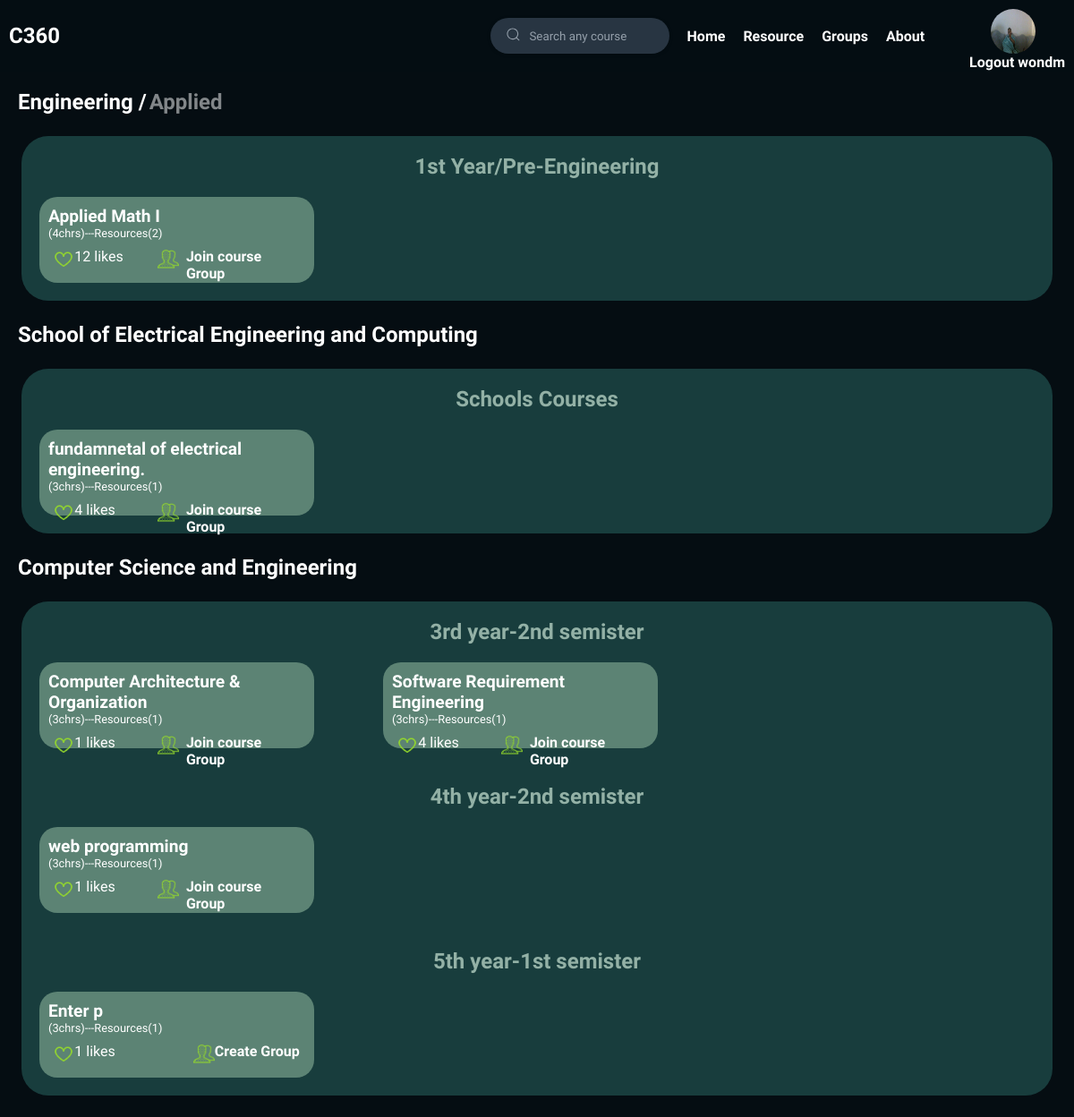
Page /resource (signed in) on the earlier database version.
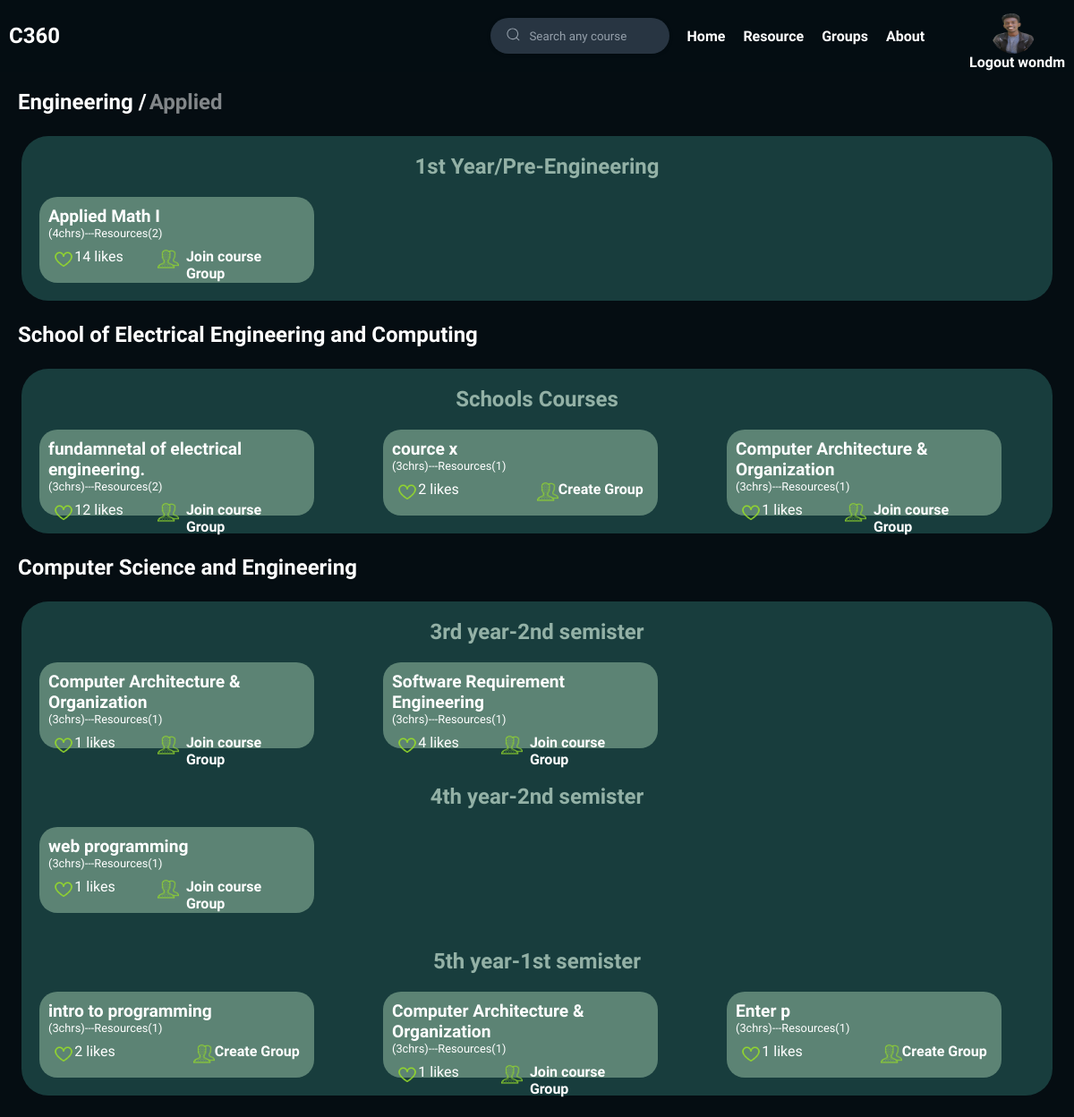
Same page on the later database version.
### main/models.py (models this page shows)
class myusers(AbstractUser):
    profile_pic = models.ImageField(upload_to="profilepic", height_field=None, width_field=None, max_length=None, default='profilepic/avatar.png')
    date_created = models.DateTimeField(auto_now_add=True , null=True)
    department = models.ForeignKey(department, on_delete=models.CASCADE, null=True)
    def __str__(self):
        return self.username

### resource/models.py (models this page shows, shortened)
class course(models.Model):
    name = models.CharField("Name", max_length=200)
    description =models.TextField()
    resource= models.ManyToManyField(resource)
    crh = models.IntegerField()
    rating = models.IntegerField()
    couree_type1 = "Mandatory"
    course_type2 = 'Elective'
    course_type3 = 'Free-Elective'
    course_typechoice = [
        (couree_type1, "Mandatory"),
        (course_type2, 'Elective'),
        (course_type3, 'Free-Elective')
    ]
    course_type = models.CharField(max_length=200, choices=course_typechoice,default=couree_type1)
    @property
    def resource_count(self):
        return self.resource.count()

### curriculum/models.py (models this page shows, shortened)
class semister(models.Model):
    year1 = '1st year'
    year2 = '2nd year'
    year3 = '3rd year'
    year4 = '4th year'
    year5 = '5th year'
    yearOptions= [
        (year1 , '1st year'),
        (year2 , '2nd year'),
        (year3 , '3rd year'),
        (year4 , '4th year'),
        (year5 , '5th year'),
    ]
    year = models.CharField(
        max_length=50,
        choices=yearOptions,
        default=year1)
    sem1 = "1st semister"
    sem2 = '2nd semister'
    semisterChoice = [
        (sem1 , "1st semister"),
        (sem2 , '2nd semister'),
    ]
    semister_number = models.CharField(
        max_length=50,
        choices=semisterChoice,
        default = sem1)
    courses = models.ManyToManyField(course)
    department = models.ForeignKey('Department', on_delete=models.CASCADE, null=True)

class department(models.Model):
    name = models.CharField(max_length=100)
    SoANS='School of Applied Natural Sciences'
    SoCEA='School of Civil Engineering and Architecture'
    SoEEC='School of Electrical Engineering and Computing'
    SoMCME='School of Mechanical, Chemical, and Materials Engineering'
    none = 'none'
    school_options=[
        (SoANS,'School of Applied Natural Sciences'),
        (SoCEA,'School of Civil Engineering and Architecture'),
        (SoEEC,'School of Electrical Engineering and Computing'),
        (SoMCME,'School of Mechanical, Chemical, and Materials Engineering'),
        (none, 'none')
    ]
    school = models.CharField(
        max_length=100,
        choices=school_options,
        default=SoEEC
    )

### resource/views.py (the view)
# urls.py: path('', include('resource.urls')),
@login_required(login_url='login')
def resource(request):
    page_user = request.user
    if page_user.is_authenticated:
        page_user = page_user
    courses = course.objects.all()
    semisters= semister.objects.all()
    groups = group.objects.all()
    department = page_user.department
    context = {'page_user':page_user,
        'courses':courses,
        'department':department,
        'semisters':semisters,
        'groups':groups}
    return render(request, 'resource/resources.html', context)

### resource/custom_filters.py (called while the page is built)
@register.filter
def first_matching_group(groups, cource):
    for group in groups:
        if group.topic == cource:
            return group
    return None

### resource/templates/resource/resources.html (shortened to what the changed rows need)
{% extends 'main.html' %}
{% block content %}
<html lang="en">
<head>
  {% load static %}
  {% load custom_filters %}
  <link rel="stylesheet" href="{% static 'resource/css/resource.css' %}">
</head>
<body>
  <div class="fresh-con">
    <div class="cources-con">
      {% for semister in semisters %}
        {% if semister.year == '1st year' %}
          {% for cource in semister.courses.all %}
      <div class="course-con">
            <div class="c-name"><a style="color: #fff; text-decoration: none;" href="{% url 'course_detail' course_id=cource.id %}">{{cource.name}}</a></div>
            <div class="c-r-no">({{cource.crh}}chrs)---Resources({{cource.resource_count}})</div>
            <div class="l-n-c">
              <div class="l-n-c-l">
                <div><a  href="{% url 'increase_rating' course_id=cource.id %}"><img id="icons" src="{% static 'resource/images/like.png' %}" alt=""></a></div>
                <div><small> {{cource.rating}} likes</small></div>
              </div>
              <div class="l-n-c-c">
                <div><img id="icons" src="{% static 'resource/images/group.png' %}" alt=""></div>
                {% with matching_group=groups|first_matching_group:cource %}
                    {% if matching_group %}
                        <div><small><a id="link" href="{% url 'group_page' group_id=matching_group.id %}">Join course Group</a></small></div>
                    {% else %}
                        <div><small><a id="link" href="{% url 'create_group' course_id=cource.id %}">Create Group</a></small></div>
                    {% endif %}
                {% endwith %}
              </div>
            </div>
      </div>
      {% endfor %}
        {% endif %}
       {% endfor %}
    </div>
  </div>
<div class="head">
  <a id="eng" href="">{{request.user.department.school}}</a>
</div>
  <div class="fresh-con">
    <div class="cources-con">
      {% for semister in semisters %}
        {% if semister.department.name == request.user.department.school %}
          {% for cource in semister.courses.all %}
      <div class="course-con">
        <div class="c-name"><a style="color: #fff; text-decoration: none;" href="{% url 'course_detail' course_id=cource.id %}">{{cource.name}}</a></div>
            <div class="c-r-no"> ({{cource.crh}}chrs)---Resources({{cource.resource_count}})</div>
            <div class="l-n-c">
              <div class="l-n-c-l">
                <div><a href="{% url 'increase_rating' course_id=cource.id %}"><img id="icons" src="{% static 'resource/images/like.png' %}" alt=""></a></div>
                <div><small> {{cource.rating}} likes</small></div>
              </div>
              <div class="l-n-c-c">
                <div><img id="icons" src="{% static 'resource/images/group.png' %}" alt=""></div>
                {% with matching_group=groups|first_matching_group:cource %}
                  {% if matching_group %}
                      <div><small><a id="link" href="{% url 'group_page' group_id=matching_group.id %}">Join course Group</a></small></div>
                  {% else %}
                      <div><small><a id="link" href="{% url 'create_group' course_id=cource.id %}">Create Group</a></small></div>
                  {% endif %}
              {% endwith %}
              </div>
            </div>
      </div>
      {% endfor %}
        {% endif %}
       {% endfor %}
    </div>
  </div>
  <div class="head">
    <div><h2 id="eng">{{request.user.department.name}}</h2></div>
  </div>
    <div class="fresh-con">
      {% for semister in semisters %}
        {% if semister.department.name == request.user.department.name and semister.year != '1st year' %}
        <h3 id="fresh-head">{{semister.year}}-{{semister.semister_number}}</h3>
      <div class="cources-con">
          {% for cource in semister.courses.all %}
        <div class="course-con">
          <div class="c-name"><a style="color: #fff; text-decoration: none;" href="{% url 'course_detail' course_id=cource.id %}">{{cource.name}}</a> </div>
            <div class="c-r-no">({{cource.crh}}chrs)---Resources({{cource.resource_count}})</div>
            <div class="l-n-c">
              <div class="l-n-c-l">
                <div><a href="{% url 'increase_rating' course_id=cource.id %}"><img id="icons" src="{% static 'resource/images/like.png' %}" alt=""></a></div>
                <div><small> {{cource.rating}} likes</small></div>
              </div>
              <div class="l-n-c-c">
                <div><img id="icons" src="{% static 'resource/images/group.png' %}" alt=""></div>
              {% with matching_group=groups|first_matching_group:cource %}
                  {% if matching_group %}
                        <div><small><a id="link"  id="link" href="{% url 'group_page' group_id=matching_group.id %}">Join course Group</a></small></div>
                  {% else %}
                      <div><small><a id="link"  href="{% url 'create_group' course_id=cource.id %}">Create Group</a></small></div>
                  {% endif %}
              {% endwith %}
              </div>
            </div>
        </div>
        {% endfor %}
      </div>
      {% endif %}
       {% endfor %}
    </div>
</body>
{% endblock %}

### templates/main.html (shortened to what this page needs)
<!DOCTYPE html>
<html lang="en">
<head>
    {% load static %}
    <link rel="stylesheet" href="{% static 'css/main.css' %}">
    <link rel="stylesheet" href="{% static 'resource/css/resource.css' %}">
    <link rel="stylesheet" href="{% static 'groupapp/css/style.css' %}">
</head>
<body>
    <div id="content">
    <nav>
        <div class="nav-cont">
            <div class="logo">
                <h1>C360</h1>
            </div>
            <div class="menus" id="menus">
                <div class="menu">
                    {% if request.user.is_authenticated %}
                    <form id="search-form" method="POST" action="{% url 'search' %}" class="form" >
                        <label for="search">
                            <input class="input" type="text" required="" name="query" placeholder="Search any course" id="search">
                            <div class="fancy-bg"></div>
                            <div class="search">
                                <button id="searcher">
                                </button>
                            </div>
                        </label>
                    </form>
                    {% endif %}
                </div>
                <div class="menu">
                    <a id="link" href="{% url 'home' %}">Home</a>
                </div>
                <div class="menu">
                    <a class="r" id="link" href="{% url 'resource' %}">Resource</a>
                </div>
                <div class="menu">
                    <a id="link" href="{% url 'all_group' %}">Groups</a>
                </div>
                <div class="menu">
                    <a id="link" href="{% url 'about' %}">About</a>
                </div>
                <div class="log">
                    {% if page_user %}
                        {% if page_user.profile_pic %}
                            <img id="pic"  style='width:50px; height:50px; border-radius: 50%;' src="{{page_user.profile_pic.url}}" alt="">
                        {% else %}
                            <img id="pic" style='width:50px; height:50px;' src="{% static 'images/avatar.png' %}" alt="Default Profile Picture">
                        {% endif %}
                        <a id="link" style="color: #fff; text-decoration: none; font-size: 1rem;" href="{% url 'logout' %}">Logout  {{request.user}}</a>
                    {% else %}
                    <div class="loginicon"><a href="{% url 'login' %}"><img src="{% static 'images/login.png' %}" alt=""></a></div>
                    <div id="pic" class="logtext" id="link">login</div>
                    {% endif %}
                </div>
            </div>
        </div>
    </nav>
        <div>
            {% block content %}
            {% endblock %}
        </div>
    </div>
</body>
</html>

Differences in the rows shown:
changed myusers "wondm": profile_pic: a different picture
changed course "Applied Math I": rating "12" → "14"
changed course "fundamnetal of electrical engineering.": resource_count "1" → "2"; rating "4" → "12"
added semister: course (name "Computer Architecture & Organization", crh "3", resource_count "1", rating "1", shows "Join course Group")
now on this page (row unchanged): course: name "cource x", crh "3", resource_count "1", rating "2", shows "Create Group"
changed semister "5th year": gains course (name "intro to programming", crh "3", resource_count "1", rating "2", shows "Create Group"); gains course (name "Computer Architecture & Organization", crh "3", resource_count "1", rating "1", shows "Join course Group")
